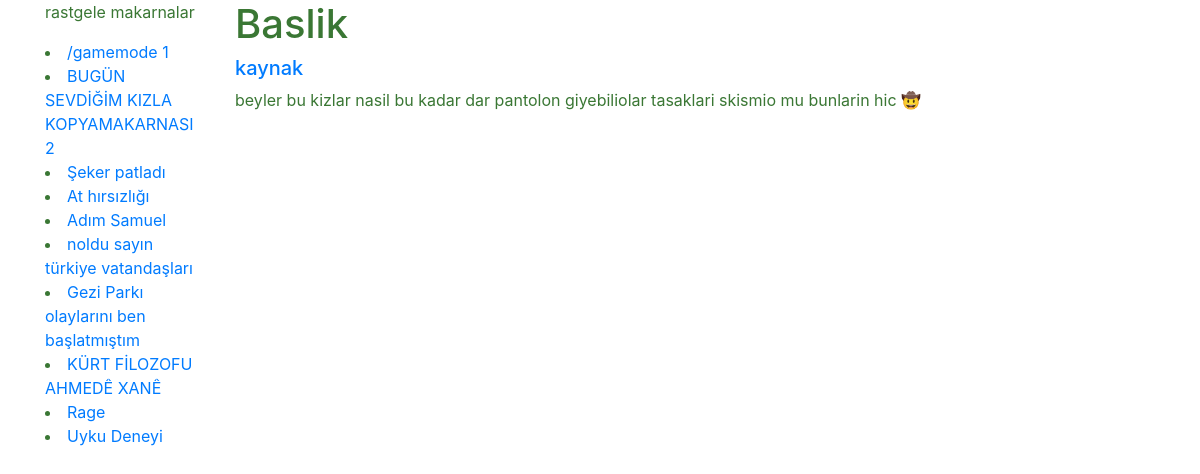
The page /pasta/eywnj2 on the database its author committed.
### src/database.py (models this page shows)
class BaseModel(Model):
    class Meta:
        database = db

class Pasta(BaseModel):
    id = CharField(unique=True)
    title = CharField()
    url = CharField()
    upvote = IntegerField()
    text = CharField()

### src/app.py (the view)
@app.route('/pasta/<pasta_id>')
def pasta(pasta_id):
    try:
        pasta = db.get_pasta_by_id(pasta_id)
        pasta.text = pasta.text.replace("\n", "<br>")
        random_pastas = get_random_pasta(limit=10)
        return render_template('pasta.html', pasta=pasta, random_pastas=random_pastas)
    except Exception as e:
        return render_template('404.html')

### src/app.py (called while the page is built)
def get_random_pasta(limit=10):
    return random.sample(db.get_all_pasta(), limit)

### src/database.py (called while the page is built)
    def get_pasta_by_id(self, id):
        try:
            pasta = Pasta.select().where(Pasta.id == id).get()
            return pasta
        except:
            return None

    def get_all_pasta(self):
        return [pasta for pasta in Pasta.select()]

### src/templates/pasta.html
{% extends "layout.html" %}
{% block content %}
<div class="row">
      <div class="col-md-2">
          <p>rastgele makarnalar</p>
          {% for p in random_pastas %}
                <li><a href="/pasta/{{ p.id }}" >{{p.title}}</a></li>
          {% endfor %}
      </div>
        <div class="col-md-8">
            <h1>{{pasta.title}}</h1>
            <h5> <a href={{pasta.url}}> kaynak </a></h5>
            {% autoescape false %}
            <p>{{pasta.text}}</p>
            {% endautoescape %}
        </div>
      <div class="col-md-2"></div>
</div>
{% endblock content %}

### src/static/main.css (style rules this page uses)
body { color: #3A7734; }

### rows shown on the page
Pasta: title "/gamemode 1"
Pasta: title "BUGÜN SEVDİĞİM KIZLA KOPYAMAKARNASI 2"
Pasta: title "Şeker patladı"
Pasta: title "At hırsızlığı"
Pasta: title "Adım Samuel"
Pasta: title "noldu sayın türkiye vatandaşları"
Pasta: title "Gezi Parkı olaylarını ben başlatmıştım"
Pasta: title "KÜRT FİLOZOFU AHMEDÊ XANÊ"
Pasta: title "Rage"
Pasta: title "Uyku Deneyi"
Pasta: title "Baslik", text "beyler bu kizlar nasil bu kadar dar pantolon giyebiliolar tasaklari skismio mu bunlarin hic 🤠"
